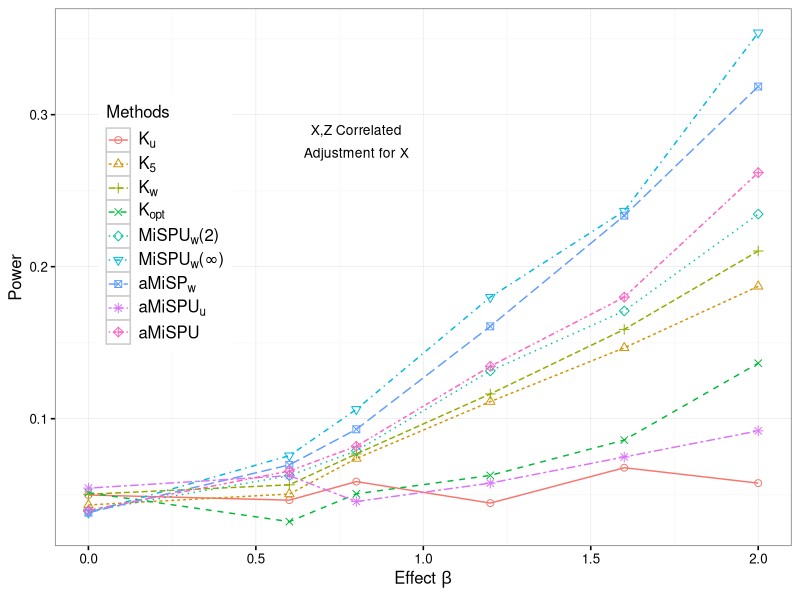

This chart was generated by the following R code:
setwd("/Users/chong/Google Drive/SWAK/simulation/swak-10-27/results")

library(xtable)
##
library(ggplot2)
res = read.table("sim3.txt",sep=",")

res[,3] = factor(rep(1:9,times = 6),levels =  1:9)
## create the plot
base_size = 12
base_family = ""
p1 = ggplot(res, aes(x=x, y=power,group = Methods, color = Methods,shape = Methods,linetype = Methods))+ annotate("text", x = 0.8, y = 0.29, label = "X,Z Correlated", size = 3.5) +
 annotate("text", x = 0.8, y = 0.275, label = "Adjustment for X", size = 3.5) +
scale_shape_manual(values=1:nlevels(res$Methods),breaks = levels(res$Methods),
labels = c(expression(K[u]),expression(K[5]),expression(K[w]),expression(K[opt]),expression(paste(MiSPU[w],"(2)",sep="")),expression(paste(MiSPU[w],"(",infinity,")",sep="")),expression(aMiSP[w]),expression(paste(aMiSPU[u])),"aMiSPU"))+ labs(x=expression(paste("Effect ", beta,sep="")), y="Power")+
geom_point(size = 2) + geom_line(lwd = 0.5) + scale_colour_discrete(breaks = levels(res$Methods),
labels =c(expression(K[u]),expression(K[5]),expression(K[w]),expression(K[opt]),expression(paste(MiSPU[w],"(2)",sep="")),expression(paste(MiSPU[w],"(",infinity,")",sep="")),expression(aMiSP[w]),expression(paste(aMiSPU[u])),"aMiSPU"))+ scale_linetype_discrete(breaks = levels(res$Methods),
labels = c(expression(K[u]),expression(K[5]),expression(K[w]),expression(K[opt]),expression(paste(MiSPU[w],"(2)",sep="")),expression(paste(MiSPU[w],"(",infinity,")",sep="")),expression(aMiSP[w]),expression(paste(aMiSPU[u])),"aMiSPU")) + guides(Methods = guide_legend(ncol = 6, byrow = TRUE)) +theme_grey(base_size = base_size, base_family = base_family) %+replace%
theme(legend.position=c(0.15, .6),legend.text.align = 0 ,axis.text = element_text(size = rel(0.8)), axis.ticks = element_line(colour = "black"),
legend.key = element_rect(colour = "grey80"), panel.background = element_rect(fill = "white",
colour = NA), panel.border = element_rect(fill = NA,
colour = "grey50"), panel.grid.major = element_line(colour = "grey90",
size = 0.2), panel.grid.minor = element_line(colour = "grey98",
size = 0.5), strip.background = element_rect(fill = "grey80",
colour = "grey50", size = 0.2))

p1




